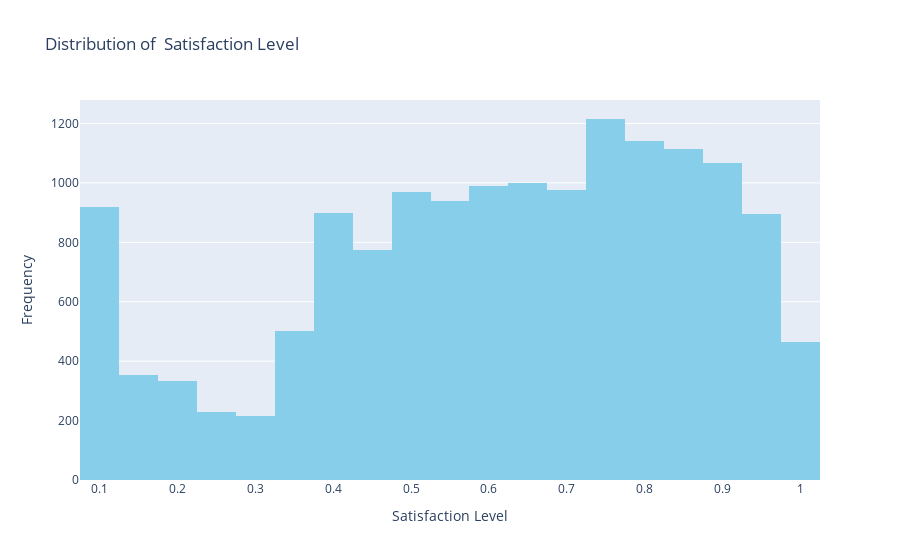

The cell this chart's notebook holds for it:
### Code cell
fig = px.histogram(df, x='satisfaction_level', nbins=30, title='Distribution of  Satisfaction Level', labels={'satisfaction_level': 'Satisfaction Level'}, color_discrete_sequence=['skyblue'])
fig.update_layout(yaxis_title='Frequency')
fig.show()

### Figure 1 — Plotly figure (JSON) as saved in the notebook; plotly's stock layout.template omitted (floating-point values rounded to 4 significant figures; data arrays with more than 128 entries replaced by an {"elided": "..."} marker saying what was removed)
{"data": [{"alignmentgroup": "True", "bingroup": "x", "hovertemplate": "Satisfaction Level=%{x}<br>count=%{y}<extra></extra>", "legendgroup": "", "marker": {"color": "skyblue", "pattern": {"shape": ""}}, "name": "", "nbinsx": 30, "offsetgroup": "", "orientation": "v", "showlegend": false, "type": "histogram", "x": {"elided": "14999 float values"}, "xaxis": "x", "yaxis": "y"}], "layout": {"barmode": "relative", "legend": {"tracegroupgap": 0}, "title": {"text": "Distribution of  Satisfaction Level"}, "xaxis": {"anchor": "y", "domain": [0, 1], "title": {"text": "Satisfaction Level"}}, "yaxis": {"anchor": "x", "domain": [0, 1], "title": {"text": "Frequency"}}}}
